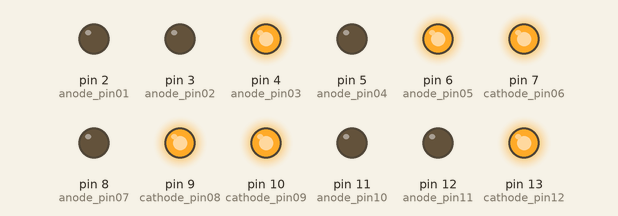
This sketch was run on a simulated Arduino Uno, built with avr-gcc and run on an emulated ATmega328P. Parts: output pins drawn as LEDs (lit = HIGH).

Above: at 0.2 s.
At 0.7 s:
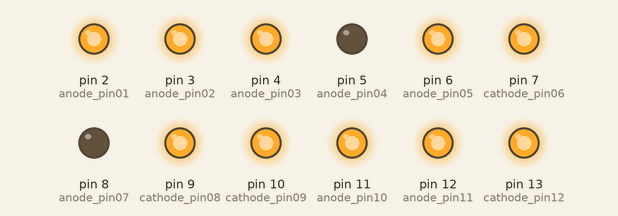
At 1.2 s:
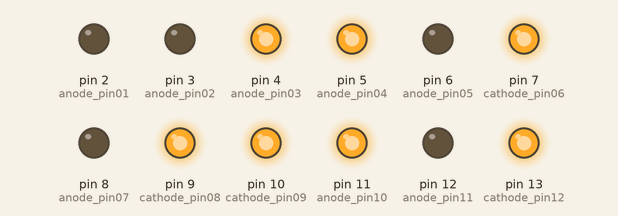
At 2.2 s:
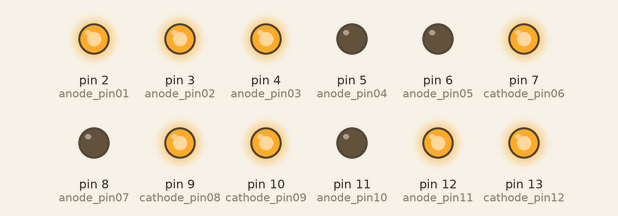
At 3.2 s:
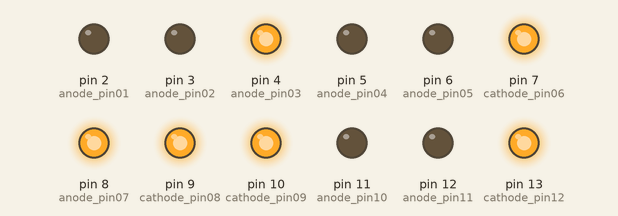
At 4.7 s:
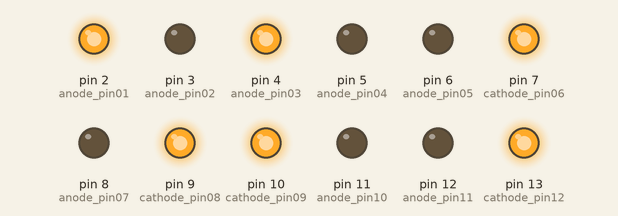
Timing chart, 0 to 5.8 s (numbered marks = the images above):
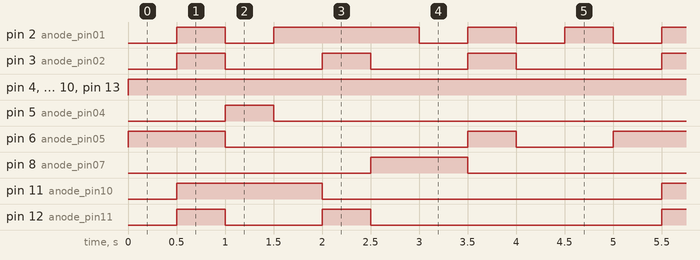

The sketch:

sketch_dec16b.ino
```cpp
/*
  7SEG4桁を同時にインクリメント
*/

const int anode_pin01 = 2;
const int anode_pin02 = 3;
const int anode_pin03 = 4;
const int anode_pin04 = 5;
const int anode_pin05 = 6;
const int anode_pin07 = 8;
const int anode_pin10 = 11;
const int anode_pin11 = 12;
const int cathode_pin06 = 7;
const int cathode_pin08 = 9;
const int cathode_pin09 = 10;
const int cathode_pin12 = 13;

void setup() {
  pinMode(anode_pin01, OUTPUT);
  pinMode(anode_pin02, OUTPUT);
  pinMode(anode_pin03, OUTPUT);
  pinMode(anode_pin04, OUTPUT);
  pinMode(anode_pin05, OUTPUT);
  pinMode(anode_pin07, OUTPUT);
  pinMode(anode_pin10, OUTPUT);
  pinMode(anode_pin11, OUTPUT);
  pinMode(cathode_pin06, OUTPUT);
  pinMode(cathode_pin08, OUTPUT);
  pinMode(cathode_pin09, OUTPUT);
  pinMode(cathode_pin12, OUTPUT);
}

void loop() {
  //0
  digitalWrite(anode_pin01, LOW);
  digitalWrite(cathode_pin06, HIGH);
  digitalWrite(cathode_pin08, HIGH);
  digitalWrite(cathode_pin09, HIGH);
  digitalWrite(cathode_pin12, HIGH);
  digitalWrite(anode_pin02, LOW);
  digitalWrite(cathode_pin06, HIGH);
  digitalWrite(cathode_pin08, HIGH);
  digitalWrite(cathode_pin09, HIGH);
  digitalWrite(cathode_pin12, HIGH);
  digitalWrite(anode_pin03, HIGH);
  digitalWrite(anode_pin04, LOW);
  digitalWrite(cathode_pin06, HIGH);
  digitalWrite(cathode_pin08, HIGH);
  digitalWrite(cathode_pin09, HIGH);
  digitalWrite(cathode_pin12, HIGH);
  digitalWrite(anode_pin05, HIGH);
  digitalWrite(anode_pin07, LOW);
  digitalWrite(cathode_pin06, HIGH);
  digitalWrite(cathode_pin08, HIGH);
  digitalWrite(cathode_pin09, HIGH);
  digitalWrite(cathode_pin12, HIGH);
  digitalWrite(anode_pin10, LOW);
  digitalWrite(cathode_pin06, HIGH);
  digitalWrite(cathode_pin08, HIGH);
  digitalWrite(cathode_pin09, HIGH);
  digitalWrite(cathode_pin12, HIGH);
  digitalWrite(anode_pin11, LOW);
  digitalWrite(cathode_pin06, HIGH);
  digitalWrite(cathode_pin08, HIGH);
  digitalWrite(cathode_pin09, HIGH);
  digitalWrite(cathode_pin12, HIGH);
  delay(500);
  //1
  digitalWrite(anode_pin01, HIGH);
  digitalWrite(anode_pin02, HIGH);
  digitalWrite(anode_pin03, HIGH);
  digitalWrite(anode_pin04, LOW);
  digitalWrite(anode_pin05, HIGH);
  digitalWrite(anode_pin07, LOW);
  digitalWrite(anode_pin10, HIGH);
  digitalWrite(anode_pin11, HIGH);
  digitalWrite(cathode_pin06, HIGH);
  digitalWrite(cathode_pin08, HIGH);
  digitalWrite(cathode_pin09, HIGH);
  digitalWrite(cathode_pin12, HIGH);
  delay(500);
  //2
  digitalWrite(anode_pin01, LOW);
  digitalWrite(anode_pin02, LOW);
  digitalWrite(anode_pin03, HIGH);
  digitalWrite(anode_pin04, HIGH);
  digitalWrite(anode_pin05, LOW);
  digitalWrite(anode_pin07, LOW);
  digitalWrite(anode_pin10, HIGH);
  digitalWrite(anode_pin11, LOW);
  digitalWrite(cathode_pin06, HIGH);
  digitalWrite(cathode_pin08, HIGH);
  digitalWrite(cathode_pin09, HIGH);
  digitalWrite(cathode_pin12, HIGH);
  delay(500);
  //3
  digitalWrite(anode_pin01, HIGH);
  digitalWrite(anode_pin02, LOW);
  digitalWrite(anode_pin03, HIGH);
  digitalWrite(anode_pin04, LOW);
  digitalWrite(anode_pin05, LOW);
  digitalWrite(anode_pin07, LOW);
  digitalWrite(anode_pin10, HIGH);
  digitalWrite(anode_pin11, LOW);
  digitalWrite(cathode_pin06, HIGH);
  digitalWrite(cathode_pin08, HIGH);
  digitalWrite(cathode_pin09, HIGH);
  digitalWrite(cathode_pin12, HIGH);
  delay(500);
  //4
  digitalWrite(anode_pin01, HIGH);
  digitalWrite(anode_pin02, HIGH);
  digitalWrite(anode_pin03, HIGH);
  digitalWrite(anode_pin04, LOW);
  digitalWrite(anode_pin05, LOW);
  digitalWrite(anode_pin07, LOW);
  digitalWrite(anode_pin10, LOW);
  digitalWrite(anode_pin11, HIGH);
  digitalWrite(cathode_pin06, HIGH);
  digitalWrite(cathode_pin08, HIGH);
  digitalWrite(cathode_pin09, HIGH);
  digitalWrite(cathode_pin12, HIGH);
  delay(500);
  //5
  digitalWrite(anode_pin01, HIGH);
  digitalWrite(anode_pin02, LOW);
  digitalWrite(anode_pin03, HIGH);
  digitalWrite(anode_pin04, LOW);
  digitalWrite(anode_pin05, LOW);
  digitalWrite(anode_pin07, HIGH);
  digitalWrite(anode_pin10, LOW);
  digitalWrite(anode_pin11, LOW);
  digitalWrite(cathode_pin06, HIGH);
  digitalWrite(cathode_pin08, HIGH);
  digitalWrite(cathode_pin09, HIGH);
  digitalWrite(cathode_pin12, HIGH);
  delay(500);
  //6
  digitalWrite(anode_pin01, LOW);
  digitalWrite(anode_pin02, LOW);
  digitalWrite(anode_pin03, HIGH);
  digitalWrite(anode_pin04, LOW);
  digitalWrite(anode_pin05, LOW);
  digitalWrite(anode_pin07, HIGH);
  digitalWrite(anode_pin10, LOW);
  digitalWrite(anode_pin11, LOW);
  digitalWrite(cathode_pin06, HIGH);
  digitalWrite(cathode_pin08, HIGH);
  digitalWrite(cathode_pin09, HIGH);
  digitalWrite(cathode_pin12, HIGH);
  delay(500);
  //7
  digitalWrite(anode_pin01, HIGH);
  digitalWrite(anode_pin02, HIGH);
  digitalWrite(anode_pin03, HIGH);
  digitalWrite(anode_pin04, LOW);
  digitalWrite(anode_pin05, HIGH);
  digitalWrite(anode_pin07, LOW);
  digitalWrite(anode_pin10, LOW);
  digitalWrite(anode_pin11, LOW);
  digitalWrite(cathode_pin06, HIGH);
  digitalWrite(cathode_pin08, HIGH);
  digitalWrite(cathode_pin09, HIGH);
  digitalWrite(cathode_pin12, HIGH);
  delay(500);
  //8
  digitalWrite(anode_pin01, LOW);
  digitalWrite(anode_pin02, LOW);
  digitalWrite(anode_pin03, HIGH);
  digitalWrite(anode_pin04, LOW);
  digitalWrite(anode_pin05, LOW);
  digitalWrite(anode_pin07, LOW);
  digitalWrite(anode_pin10, LOW);
  digitalWrite(anode_pin11, LOW);
  digitalWrite(cathode_pin06, HIGH);
  digitalWrite(cathode_pin08, HIGH);
  digitalWrite(cathode_pin09, HIGH);
  digitalWrite(cathode_pin12, HIGH);
  delay(500);
  //9
  digitalWrite(anode_pin01, HIGH);
  digitalWrite(anode_pin02, LOW);
  digitalWrite(anode_pin03, HIGH);
  digitalWrite(anode_pin04, LOW);
  digitalWrite(anode_pin05, LOW);
  digitalWrite(anode_pin07, LOW);
  digitalWrite(anode_pin10, LOW);
  digitalWrite(anode_pin11, LOW);
  digitalWrite(cathode_pin06, HIGH);
  digitalWrite(cathode_pin08, HIGH);
  digitalWrite(cathode_pin09, HIGH);
  digitalWrite(cathode_pin12, HIGH);
  delay(500);
}
```

Measured:
- by itself, pin 2 (anode_pin01): repeats every 5.0 s: LOW 0.50 s, HIGH 1.5 s, 3 × (LOW 0.50 s, HIGH 0.50 s)
- by itself, pin 3 (anode_pin02): repeats every 5.0 s: 2 × (LOW 1.0 s, HIGH 0.50 s), LOW 1.5 s, HIGH 0.50 s
- by itself, pin 4 (anode_pin03), pin 7 (cathode_pin06), pin 9 (cathode_pin08), pin 10 (cathode_pin09), pin 13 (cathode_pin12): LOW → HIGH at 0.00 s
- by itself, pin 5 (anode_pin04): alternates HIGH for 0.50 s and LOW for 4.5 s
- by itself, pin 6 (anode_pin05): repeats every 5.0 s: LOW 2.5 s, HIGH 0.50 s, LOW 1.0 s, HIGH 1.0 s
- by itself, pin 8 (anode_pin07): alternates HIGH for 1.0 s and LOW for 4.0 s
- by itself, pin 11 (anode_pin10): alternates HIGH for 1.5 s and LOW for 3.5 s
- by itself, pin 12 (anode_pin11): repeats every 5.0 s: LOW 1.0 s, HIGH 0.50 s, LOW 3.0 s, HIGH 0.50 s
